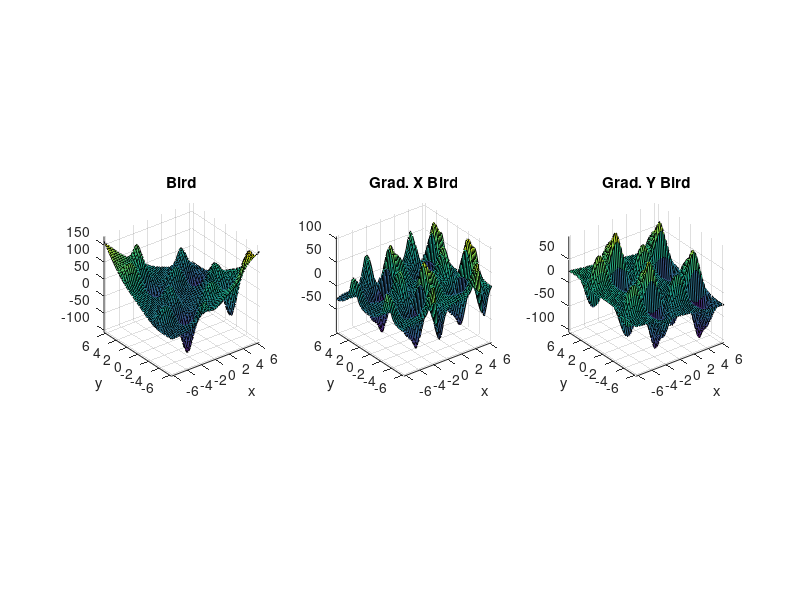

Source code (MATLAB):
%% Bird's function
%L. LAURENT -- 31/10/2016 -- luc.laurent@lecnam.net
%
%one local minimum
%1 global minimum : x={(4.70104,3.15294),(?1.58214, ?3.13024)} >> f(x)=?106.764537
%
%design space -2pi<xi<2pi



function [p,dp,infos]=funBird(xx,dim)

%space
Xmin=[-2*pi -2*pi];
Xmax=[2*pi 2*pi];

%default dimension
if nargin==1;dim=2;end

% demo mode
dem=false;
if nargin==0
    stepM=50;
    xl=linspace(Xmin(1),Xmax(1),stepM);
    yl=linspace(Xmin(2),Xmax(2),stepM);
    [x,y]=meshgrid(xl,yl);
    xx=zeros(stepM,stepM,2);
    xx(:,:,1)=x;xx(:,:,2)=y;
    dem=true;
end
if ~isempty(xx)
    %number of design variables
    nbvar=size(xx,3);
    if nbvar==1
        if size(xx,2)==2
            xxx=xx(:,1);yyy=xx(:,2);
        elseif size(xx,1)==2
            xxx=xx(:,2);yyy=xx(:,1);
        else
            error(['Wrong input variables ',mfilename]);
        end
    elseif nbvar>2
        error('The Bird''s function is a 2 dimensional function');
    else
        xxx=xx(:,:,1);
        yyy=xx(:,:,2);
    end
        
    sx=sin(xxx);
    cy=cos(yyy);
    ex1=exp((1-cy).^2);
    ex2=exp((1-sx).^2);
    fxy=(xxx-yyy).^2;
    p=sx.*ex1+cy.*ex2+fxy;
    if nargout==2||dem
        cx=cos(xxx);
        sy=sin(yyy);
        dp(:,:,1)=cx.*ex1-2*cy.*cx.*(1-sx).*ex2+2*(xxx-yyy);
        dp(:,:,2)=2*sx.*sy.*(1-cy).*ex1-sy.*ex2-2*(xxx-yyy);
    end
else
    if nargin==2
        nbvar=dim;
    end
    p=[];
    dp=[];
end
%output of information about the function
if nargout==3
    infos.Xmin=Xmin;
    infos.Xmax=Xmax;
    infos.min_glob.Z=-106.764537;
    infos.min_glob.X=[4.70104,3.15294;-1.58214, -3.13024];
    infos.min_loc.Z=NaN;
    infos.min_loc.X=NaN;
end

%demo display
if nargin==0
    figure
    subplot(1,3,1)
    surf(x,y,p);
    axis('tight','square')
    xlabel('x'), ylabel('y'), title('Bird')
    subplot(1,3,2)
    surf(x,y,dp(:,:,1));
    axis('tight','square')
    xlabel('x'), ylabel('y'), title('Grad. X Bird')
    subplot(1,3,3)
    surf(x,y,dp(:,:,2));
    axis('tight','square')
    xlabel('x'), ylabel('y'), title('Grad. Y Bird')
end
end
